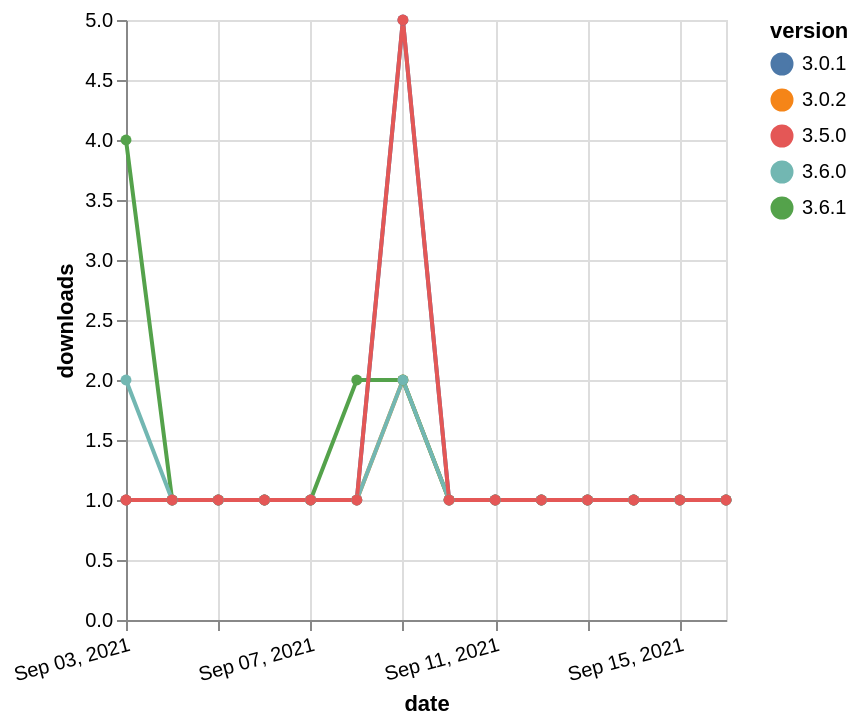

Source (Vega-Lite JSON):
### Vega-Lite specification from a JSON file in a GitHub repository (floating-point values rounded to 4 significant figures)
{"$schema": "https://vega.github.io/schema/vega-lite/v5.json", "description": "A simple bar chart with embedded data.", "data": {"values": [{"date": "2021-09-03", "total": 136, "delta": 1, "version": "3.0.2"}, {"date": "2021-09-04", "total": 137, "delta": 1, "version": "3.0.2"}, {"date": "2021-09-05", "total": 138, "delta": 1, "version": "3.0.2"}, {"date": "2021-09-06", "total": 139, "delta": 1, "version": "3.0.2"}, {"date": "2021-09-07", "total": 140, "delta": 1, "version": "3.0.2"}, {"date": "2021-09-08", "total": 141, "delta": 1, "version": "3.0.2"}, {"date": "2021-09-09", "total": 143, "delta": 2, "version": "3.0.2"}, {"date": "2021-09-10", "total": 144, "delta": 1, "version": "3.0.2"}, {"date": "2021-09-11", "total": 145, "delta": 1, "version": "3.0.2"}, {"date": "2021-09-12", "total": 146, "delta": 1, "version": "3.0.2"}, {"date": "2021-09-13", "total": 147, "delta": 1, "version": "3.0.2"}, {"date": "2021-09-14", "total": 148, "delta": 1, "version": "3.0.2"}, {"date": "2021-09-15", "total": 149, "delta": 1, "version": "3.0.2"}, {"date": "2021-09-16", "total": 150, "delta": 1, "version": "3.0.2"}, {"date": "2021-09-03", "total": 59, "delta": 4, "version": "3.6.1"}, {"date": "2021-09-04", "total": 60, "delta": 1, "version": "3.6.1"}, {"date": "2021-09-05", "total": 61, "delta": 1, "version": "3.6.1"}, {"date": "2021-09-06", "total": 62, "delta": 1, "version": "3.6.1"}, {"date": "2021-09-07", "total": 63, "delta": 1, "version": "3.6.1"}, {"date": "2021-09-08", "total": 65, "delta": 2, "version": "3.6.1"}, {"date": "2021-09-09", "total": 67, "delta": 2, "version": "3.6.1"}, {"date": "2021-09-10", "total": 68, "delta": 1, "version": "3.6.1"}, {"date": "2021-09-11", "total": 69, "delta": 1, "version": "3.6.1"}, {"date": "2021-09-12", "total": 70, "delta": 1, "version": "3.6.1"}, {"date": "2021-09-13", "total": 71, "delta": 1, "version": "3.6.1"}, {"date": "2021-09-14", "total": 72, "delta": 1, "version": "3.6.1"}, {"date": "2021-09-15", "total": 73, "delta": 1, "version": "3.6.1"}, {"date": "2021-09-16", "total": 74, "delta": 1, "version": "3.6.1"}, {"date": "2021-09-03", "total": 296, "delta": 1, "version": "3.0.1"}, {"date": "2021-09-04", "total": 297, "delta": 1, "version": "3.0.1"}, {"date": "2021-09-05", "total": 298, "delta": 1, "version": "3.0.1"}, {"date": "2021-09-06", "total": 299, "delta": 1, "version": "3.0.1"}, {"date": "2021-09-07", "total": 300, "delta": 1, "version": "3.0.1"}, {"date": "2021-09-08", "total": 301, "delta": 1, "version": "3.0.1"}, {"date": "2021-09-09", "total": 306, "delta": 5, "version": "3.0.1"}, {"date": "2021-09-10", "total": 307, "delta": 1, "version": "3.0.1"}, {"date": "2021-09-11", "total": 308, "delta": 1, "version": "3.0.1"}, {"date": "2021-09-12", "total": 309, "delta": 1, "version": "3.0.1"}, {"date": "2021-09-13", "total": 310, "delta": 1, "version": "3.0.1"}, {"date": "2021-09-14", "total": 311, "delta": 1, "version": "3.0.1"}, {"date": "2021-09-15", "total": 312, "delta": 1, "version": "3.0.1"}, {"date": "2021-09-16", "total": 313, "delta": 1, "version": "3.0.1"}, {"date": "2021-09-03", "total": 90, "delta": 2, "version": "3.6.0"}, {"date": "2021-09-04", "total": 91, "delta": 1, "version": "3.6.0"}, {"date": "2021-09-05", "total": 92, "delta": 1, "version": "3.6.0"}, {"date": "2021-09-06", "total": 93, "delta": 1, "version": "3.6.0"}, {"date": "2021-09-07", "total": 94, "delta": 1, "version": "3.6.0"}, {"date": "2021-09-08", "total": 95, "delta": 1, "version": "3.6.0"}, {"date": "2021-09-09", "total": 97, "delta": 2, "version": "3.6.0"}, {"date": "2021-09-10", "total": 98, "delta": 1, "version": "3.6.0"}, {"date": "2021-09-11", "total": 99, "delta": 1, "version": "3.6.0"}, {"date": "2021-09-12", "total": 100, "delta": 1, "version": "3.6.0"}, {"date": "2021-09-13", "total": 101, "delta": 1, "version": "3.6.0"}, {"date": "2021-09-14", "total": 102, "delta": 1, "version": "3.6.0"}, {"date": "2021-09-15", "total": 103, "delta": 1, "version": "3.6.0"}, {"date": "2021-09-16", "total": 104, "delta": 1, "version": "3.6.0"}, {"date": "2021-09-03", "total": 261, "delta": 1, "version": "3.5.0"}, {"date": "2021-09-04", "total": 262, "delta": 1, "version": "3.5.0"}, {"date": "2021-09-05", "total": 263, "delta": 1, "version": "3.5.0"}, {"date": "2021-09-06", "total": 264, "delta": 1, "version": "3.5.0"}, {"date": "2021-09-07", "total": 265, "delta": 1, "version": "3.5.0"}, {"date": "2021-09-08", "total": 266, "delta": 1, "version": "3.5.0"}, {"date": "2021-09-09", "total": 271, "delta": 5, "version": "3.5.0"}, {"date": "2021-09-10", "total": 272, "delta": 1, "version": "3.5.0"}, {"date": "2021-09-11", "total": 273, "delta": 1, "version": "3.5.0"}, {"date": "2021-09-12", "total": 274, "delta": 1, "version": "3.5.0"}, {"date": "2021-09-13", "total": 275, "delta": 1, "version": "3.5.0"}, {"date": "2021-09-14", "total": 276, "delta": 1, "version": "3.5.0"}, {"date": "2021-09-15", "total": 277, "delta": 1, "version": "3.5.0"}, {"date": "2021-09-16", "total": 278, "delta": 1, "version": "3.5.0"}]}, "width": "container", "mark": {"type": "line", "point": {"filled": true}}, "encoding": {"x": {"field": "date", "type": "temporal", "timeUnit": "yearmonthdate", "title": "date", "axis": {"labelAngle": -15}}, "y": {"field": "delta", "type": "quantitative", "title": "downloads"}, "color": {"field": "version", "type": "nominal"}, "tooltip": {"field": "delta"}}}
